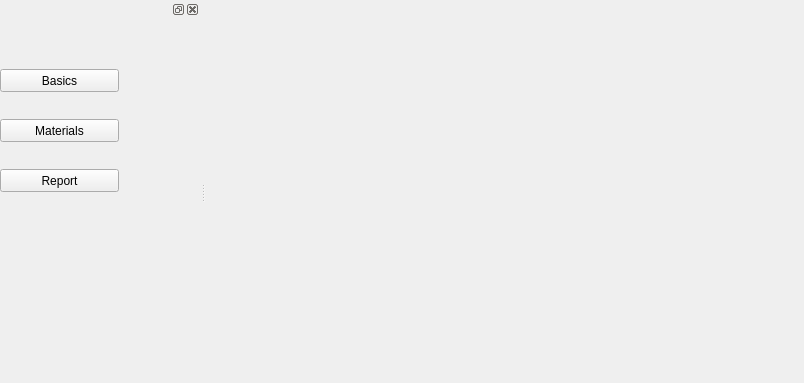
<?xml version="1.0" encoding="UTF-8"?>
<ui version="4.0">
 <class>MainWindow</class>
 <widget class="QMainWindow" name="MainWindow">
  <property name="geometry">
   <rect>
    <x>0</x>
    <y>0</y>
    <width>804</width>
    <height>383</height>
   </rect>
  </property>
  <property name="windowTitle">
   <string>MainWindow</string>
  </property>
  <widget class="QWidget" name="centralwidget">
   <widget class="QStackedWidget" name="stackedWidget">
    <property name="geometry">
     <rect>
      <x>0</x>
      <y>9</y>
      <width>0</width>
      <height>0</height>
     </rect>
    </property>
    <property name="currentIndex">
     <number>0</number>
    </property>
    <widget class="QWidget" name="page"/>
    <widget class="QWidget" name="page_2"/>
   </widget>
  </widget>
  <widget class="QDockWidget" name="verticalMenu">
   <property name="minimumSize">
    <size>
     <width>200</width>
     <height>200</height>
    </size>
   </property>
   <attribute name="dockWidgetArea">
    <number>1</number>
   </attribute>
   <widget class="QWidget" name="dockWidgetContents_3">
    <widget class="QPushButton" name="btn_basics">
     <property name="geometry">
      <rect>
       <x>0</x>
       <y>50</y>
       <width>119</width>
       <height>23</height>
      </rect>
     </property>
     <property name="text">
      <string>Basics</string>
     </property>
    </widget>
    <widget class="QPushButton" name="btn_materials">
     <property name="geometry">
      <rect>
       <x>0</x>
       <y>100</y>
       <width>119</width>
       <height>23</height>
      </rect>
     </property>
     <property name="text">
      <string>Materials</string>
     </property>
    </widget>
    <widget class="QPushButton" name="btn_report">
     <property name="geometry">
      <rect>
       <x>0</x>
       <y>150</y>
       <width>119</width>
       <height>23</height>
      </rect>
     </property>
     <property name="text">
      <string>Report</string>
     </property>
    </widget>
   </widget>
  </widget>
  <action name="actionlesson_s_reminder">
   <property name="text">
    <string>lesson reminder</string>
   </property>
   <property name="font">
    <font>
     <pointsize>9</pointsize>
    </font>
   </property>
  </action>
  <action name="actionhow_infrared_camera_works">
   <property name="text">
    <string>infrared camera </string>
   </property>
  </action>
 </widget>
 <resources/>
 <connections/>
</ui>
